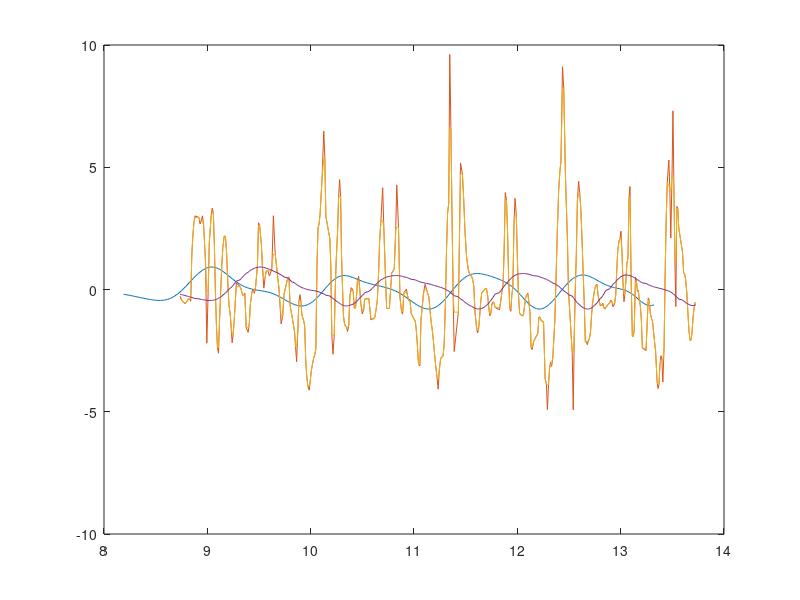

Write MATLAB code to recreate this figure.
clear all; close all;

X = load('Result3.txt');
Fs=3600;
n=5;
Wn=50;
Fn=Fs/2;
ftype = 'low';
[b,a] = butter(n,Wn/Fn,ftype);
y=filter(b,a,X);
m=X;m2=X;
m(:,2)=medfilt1(X(:,2),3);
m2(:,2)=medfilt1(y(:,2),3);

idx = 600:1000;
% idx = 1:200;
y = y(idx,:);
X = X(idx,:);
m = m(idx,:);
m2 = m2(idx,:);

plot(y(:,1),y(:,2));
hold all
plot(X(:,1),X(:,2));
plot(m(:,1),m(:,2));
plot(m2(:,1),m2(:,2));
hold off